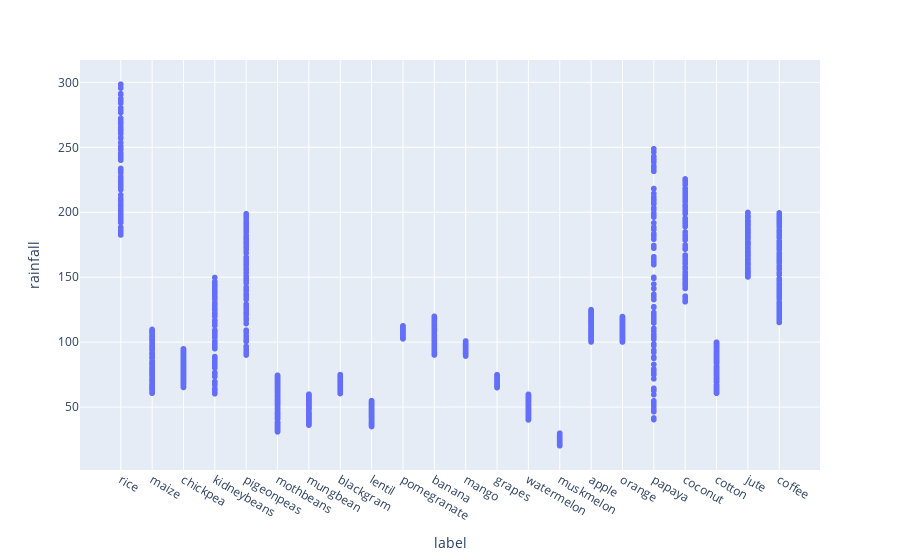

The code cell stored with this chart in its notebook:
### Code cell
#Rainfall Distribution Per Crop

rainfall_per_crop = px.scatter(crop, x='label', y='rainfall')
rainfall_per_crop.show()

### Figure 1 — Plotly figure (JSON) as saved in the notebook; plotly's stock layout.template omitted (floating-point values rounded to 4 significant figures; data arrays with more than 128 entries replaced by an {"elided": "..."} marker saying what was removed)
{"data": [{"hovertemplate": "label=%{x}<br>rainfall=%{y}<extra></extra>", "legendgroup": "", "marker": {"color": "#636efa", "symbol": "circle"}, "mode": "markers", "name": "", "showlegend": false, "type": "scattergl", "x": {"elided": "2200 str values"}, "xaxis": "x", "y": {"elided": "2200 float values"}, "yaxis": "y"}], "layout": {"legend": {"tracegroupgap": 0}, "margin": {"t": 60}, "xaxis": {"anchor": "y", "domain": [0, 1], "title": {"text": "label"}}, "yaxis": {"anchor": "x", "domain": [0, 1], "title": {"text": "rainfall"}}}}
